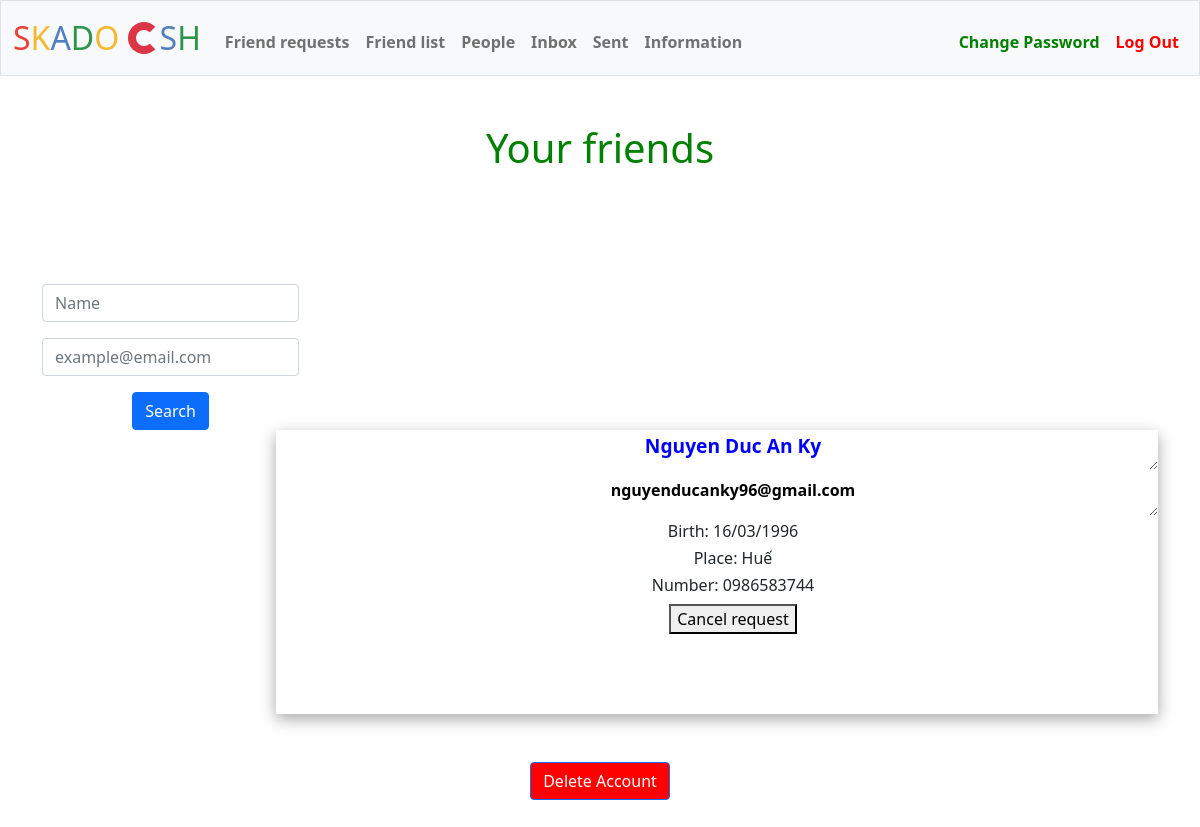
The page /list (signed in) on the database its author committed.
### tables this page shows
CREATE TABLE informations (
id INTEGER PRIMARY KEY AUTOINCREMENT NOT NULL,
user_id INTEGER NOT NULL,
name TEXT NOT NULL,
birth TEXT,
place TEXT,
number TEXT,
email TEXT NOT NULL UNIQUE);

### app.py (the view, shortened to what this page needs)
@app.route("/list", methods=["GET", "POST"])
@login_required
@information_required
def list():
    user_id = session['user_id']
    if request.method == "GET":
        rows = db.execute("SELECT * FROM informations JOIN friends ON user_id = host_id OR user_id = friend_id WHERE host_id = ? OR friend_id = ? ORDER BY friends.id DESC", user_id, user_id)
        people = []
        for row in rows:
            if user_id != row['user_id']:
                person = {}
                person['name'] = row['name']
                person['email'] = row['email']
                person['birth'] = row['birth']
                person['place'] = row['place']
                person['number'] = row['number']
                if row['status'] == 'confirmed':
                    person['operation'] = 'Unfriend'
                    person['button'] = 'Send mail'
                if user_id == row['host_id'] and row['status'] == 'unconfirmed':
                    person['operation'] = 'Cancel request'
                if user_id == row['friend_id'] and row['status'] == 'unconfirmed':
                    person['operation'] = 'Accept'
                people.append(person)
        return render_template("list.html", people=people)

### app.py (called while the page is built)
@app.after_request
def after_request(response):
    response.headers["Cache-Control"] = "no-cache, no-store, must-revalidate"
    response.headers["Expires"] = 0
    response.headers["Pragma"] = "no-cache"
    return response

### helpers.py (called while the page is built)
def login_required(f):
    @wraps(f)
    def decorated_function(*args, **kwargs):
        if session.get("user_id") is None:
            return redirect("/login")
        return f(*args, **kwargs)
    return decorated_function

def information_required(f):
    @wraps(f)
    def decorated_function(*args, **kwargs):
        user_id = session.get("user_id")
        rows = db.execute("SELECT * FROM informations WHERE user_id = ?", user_id)
        if len(rows) == 0:
            message = 'You must provide you informations first!'
            return render_template("information.html", requirement=message)
        return f(*args, **kwargs)
    return decorated_function

### templates/list.html (shortened to what this page needs)
{% extends "layout.html" %}
{% block list %}<h1>Your friends</h1>{% endblock %}
{% block main %}
<div id="parent">
    <div id="find">
        <form id="search-form" action="/list" method="post">
            <div class="mb-3">
                <input autofocus class="form-control mx-auto w-auto" id="name" name="name" placeholder="Name" type="text">
            </div>
            <div class="mb-3">
                <input class="form-control mx-auto w-auto" id="email" name="email" placeholder="example@email.com" type="text">
            </div>
            <button class="btn btn-primary" type="submit">Search</button>
        </form>
    </div>
    {% for person in people %}
    <div class="result">
        <form action="/add" method="post">
            <ul>
                <li><textarea id="person" name="name" readonly>{{ person["name"] }}</textarea></li>
                <li><textarea id="person-email" name="email" readonly>{{ person["email"] }}</textarea></li>
                {% if person["birth"] %}
                <li><h6>Birth: {{ person["birth"] }}</h6></li>
                {% endif %}
                {% if person["place"] %}
                <li><h6>Place: {{ person["place"] }}</h6></li>
                {% endif %}
                {% if person["number"] %}
                <li><h6>Number: {{ person["number"] }}</h6></li>
                {% endif %}
                <button id="upper-button" type="submit">{{ person["operation"] }}</button>
            </ul>
            <br>
        </form>
        <form action="/send" method="post">
            <br>
        </form>
    </div>
    </div>
    {% endfor %}
{% endblock %}

### templates/list.html (style rules this page uses)
h1 { text-align: center; color: green; }
#person { color: blue; }
#find { float: left; padding-left: 30px;; }
.result { float: right; width: 75%; margin-right: 30px; box-shadow: rgba(0, 0, 0, 0.35) 0px 5px 15px; }
ul li { list-style-type: none; }
ul li textarea { text-align: center; width: 100%; height: 40px; background: none; border: none; }
#person { font-size: larger; font-weight: bold; }
#person-email { font-weight: bold; }

### rows shown on the page
informations: name "Nguyen Duc An Ky", email "nguyenducanky96@gmail.com", birth "16/03/1996", place "Huế", number "0986583744", operation "Cancel request"
